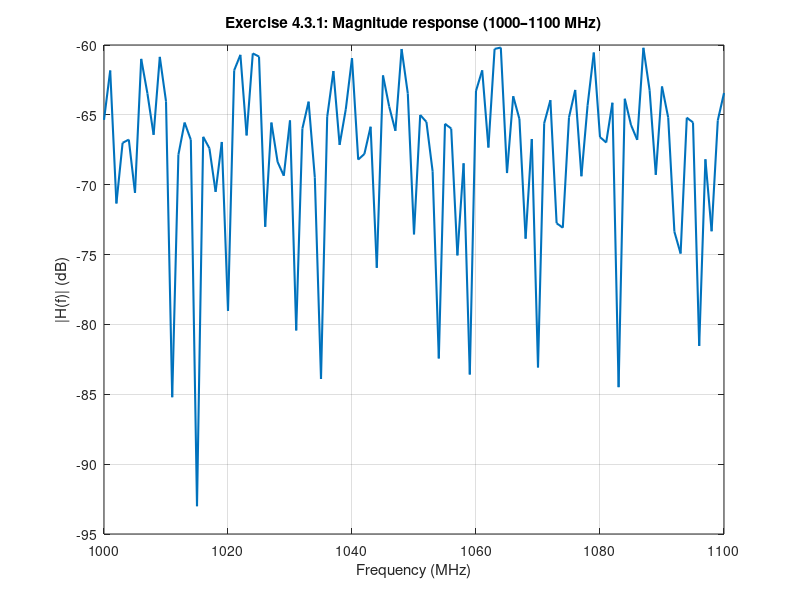

MATLAB code for this plot:
function prac0_431
% Exercise 4.3.1 - channel magnitude vs frequency (1000–1100 MHz)

% ---- constants
c  = 3e8;          % speed of light (m/s)
x_wall = 3000;     % mountain wall at x = 3000 m

% ---- reflection coefficients (tune if your sheet gives values)
Gamma_g  = -1.0;   % ground reflection
Gamma_m  = -0.8;   % mountain reflection
Gamma_mg = Gamma_g * Gamma_m;

% ---- TX & RX positions (m). Change if your sheet uses others.
tx = [0, 951];
rx = [3200, 951];

% ---- frequency vector 1000:1:1100 MHz
f = (1000:1:1100)*1e6;

% ---- complex frequency response
H = channel_freq_response(tx, rx, f, x_wall, Gamma_g, Gamma_m, Gamma_mg, c);

% ---- plot |H|
figure('Name','Ex4.3.1 Magnitude'); 
plot(f/1e6, 20*log10(abs(H)),'LineWidth',1.5); grid on;
xlabel('Frequency (MHz)'); ylabel('|H(f)| (dB)');
title('Exercise 4.3.1: Magnitude response (1000–1100 MHz)');

% ---- readout around 1080 MHz
[~,i1080] = min(abs(f-1080e6));
p1080 = 20*log10(abs(H(i1080)));
win = 3; idx = max(1,i1080-win):min(numel(f),i1080+win);
padj = mean(20*log10(abs(H(idx))));
fprintf('[Ex4.3.1] |H| at 1080 MHz = %.2f dB; local avg(±3 MHz) = %.2f dB\n', p1080, padj);
if p1080 < padj - 2
    fprintf('Comment: 1080 MHz is in a fade notch (destructive multipath).\n');
else
    fprintf('Comment: 1080 MHz is similar to adjacent bins.\n');
end
end

% ================= helper functions (local) =================
function H = channel_freq_response(tx, rx, f, xwall, Gg, Gm, Gmg, c)
L = numel(f); H = zeros(1,L);
tx_g  = img_y(tx);              % ground image
tx_m  = img_x(tx, xwall);       % mountain image
tx_mg = img_y(tx_m);            % mountain + ground

[~,R_los] = one_len(tx,    rx); a_los = 1./R_los;
[~,R_g  ] = one_len(tx_g,  rx); a_g   = abs(Gg) ./R_g  .* phsgn(Gg);
[~,R_m  ] = one_len(tx_m,  rx); a_m   = abs(Gm) ./R_m  .* phsgn(Gm);
[~,R_mg ] = one_len(tx_mg, rx); a_mg  = abs(Gmg)./R_mg .* phsgn(Gmg);

for k = 1:L
    w = 2*pi*f(k);
    H(k) = a_los*exp(-1j*w*R_los/c) + ...
           a_g  *exp(-1j*w*R_g  /c) + ...
           a_m  *exp(-1j*w*R_m  /c) + ...
           a_mg *exp(-1j*w*R_mg /c);
end
end

function s = phsgn(G)
if isreal(G), s = sign(G); else, s = G/abs(G); end
end
function [vec,R] = one_len(p1,p2), vec = p2-p1; R = hypot(vec(1),vec(2)); end
function p = img_y(p), p = [p(1), -p(2)]; end          % reflect over y=0
function p = img_x(p,xw), p = [2*xw - p(1), p(2)]; end % reflect over x=xw
